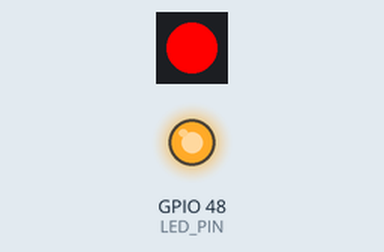
This program was run on a simulated ESP32. Shown: 1 RGB LEDs in strip order, left to right, output pins drawn as LEDs (lit = HIGH).

Above: at 1.0 s.
At 3.0 s:
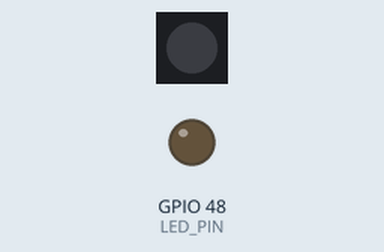
Timing chart, 0 to 5.2 s (numbered marks = the images above):
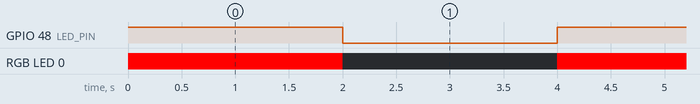

Measured:
- by itself, GPIO 48 (LED_PIN): alternates HIGH for 2.0 s and LOW for 2.0 s
- by itself, RGB LED 0: alternates RGB(255, 0, 0) for 2.0 s and off for 2.0 s
- by itself, everything shown: repeats every 4.0 s, in 4 steps

The program:

main.cpp
```cpp
// LAB 2 - Exercise 2: Coordinated LED and NeoPixel
// task_led_blinky: LED 2 s ON / 2 s OFF and publishes its state.
// task_neo_blinky: NeoPixel RED while the LED is ON, OFF while the LED is OFF.
#include <Arduino.h>
#include <Adafruit_NeoPixel.h>

#define LED_PIN     GPIO_NUM_48
#define NEO_PIN     45
#define LED_COUNT   1
#define BLINK_MS    2000
#define POLL_MS     10

// Shared variable between the two tasks (written by LED task, read by NeoPixel task)
volatile bool ledState = false;

void task_led_blinky(void *pvParameters) {
  pinMode(LED_PIN, OUTPUT);
  while (1) {
    digitalWrite(LED_PIN, HIGH);
    ledState = true;                          // publish: LED is ON
    vTaskDelay(pdMS_TO_TICKS(BLINK_MS));

    digitalWrite(LED_PIN, LOW);
    ledState = false;                         // publish: LED is OFF
    vTaskDelay(pdMS_TO_TICKS(BLINK_MS));
  }
}

void task_neo_blinky(void *pvParameters) {
  Adafruit_NeoPixel strip(LED_COUNT, NEO_PIN, NEO_GRB + NEO_KHZ800);
  strip.begin();
  strip.clear();
  strip.show();

  bool lastState = false;
  bool first = true;
  while (1) {
    bool now = ledState;                      // read the shared state
    if (first || now != lastState) {          // update only when it changes
      if (now) {
        strip.setPixelColor(0, strip.Color(255, 0, 0));   // RED
      } else {
        strip.setPixelColor(0, strip.Color(0, 0, 0));     // OFF (BLACK)
      }
      strip.show();
      lastState = now;
      first = false;
    }
    vTaskDelay(pdMS_TO_TICKS(POLL_MS));       // check again in 10 ms
  }
}

void setup() {
  Serial.begin(115200);
  xTaskCreate(task_led_blinky, "LED Blinky", 2048, NULL, 1, NULL);
  xTaskCreate(task_neo_blinky, "NEO Blinky", 2048, NULL, 1, NULL);
}

void loop() {
}
```
